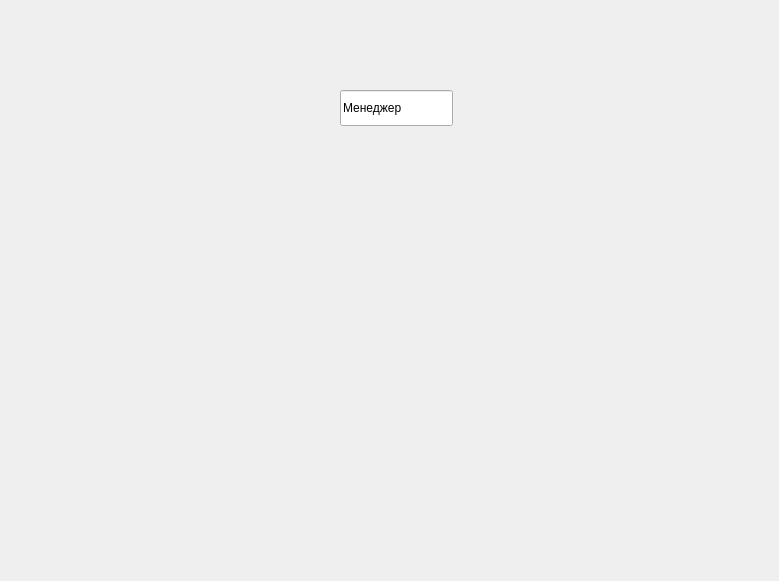
<?xml version="1.0" encoding="UTF-8"?>
<ui version="4.0">
 <class>Dialog</class>
 <widget class="QDialog" name="Dialog">
  <property name="geometry">
   <rect>
    <x>0</x>
    <y>0</y>
    <width>779</width>
    <height>581</height>
   </rect>
  </property>
  <property name="windowTitle">
   <string>Dialog</string>
  </property>
  <widget class="QLineEdit" name="lineEdit">
   <property name="geometry">
    <rect>
     <x>340</x>
     <y>90</y>
     <width>113</width>
     <height>36</height>
    </rect>
   </property>
   <property name="text">
    <string>Менеджер</string>
   </property>
  </widget>
 </widget>
 <resources/>
 <connections/>
</ui>
